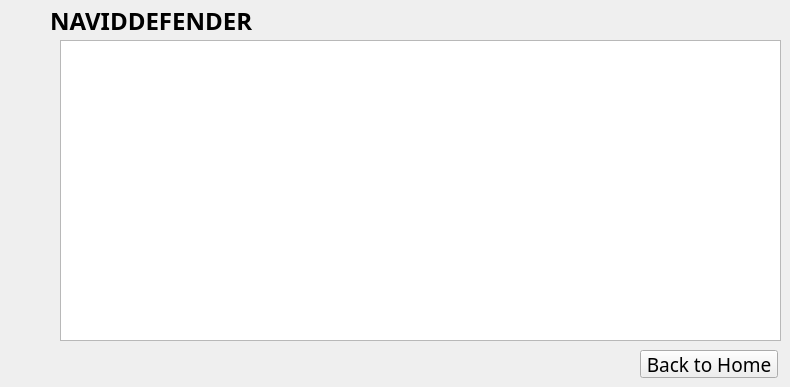
      <widget class="QWidget" name="Gold_Info">
       <widget class="QPushButton" name="Gold_BackToHome_2">
        <property name="geometry">
         <rect>
          <x>640</x>
          <y>350</y>
          <width>138</width>
          <height>28</height>
         </rect>
        </property>
        <property name="font">
         <font>
          <family>Heiti SC</family>
          <pointsize>14</pointsize>
         </font>
        </property>
        <property name="text">
         <string>Back to Home</string>
        </property>
       </widget>
       <widget class="QLabel" name="Gold_label_2">
        <property name="enabled">
         <bool>true</bool>
        </property>
        <property name="geometry">
         <rect>
          <x>50</x>
          <y>10</y>
          <width>214</width>
          <height>22</height>
         </rect>
        </property>
        <property name="font">
         <font>
          <family>Heiti SC</family>
          <pointsize>18</pointsize>
          <weight>75</weight>
          <bold>true</bold>
          <kerning>true</kerning>
         </font>
        </property>
        <property name="text">
         <string>NAVIDDEFENDER</string>
        </property>
       </widget>
       <widget class="QTextEdit" name="gold_textEdit">
        <property name="geometry">
         <rect>
          <x>60</x>
          <y>40</y>
          <width>721</width>
          <height>301</height>
         </rect>
        </property>
       </widget>
      </widget>
